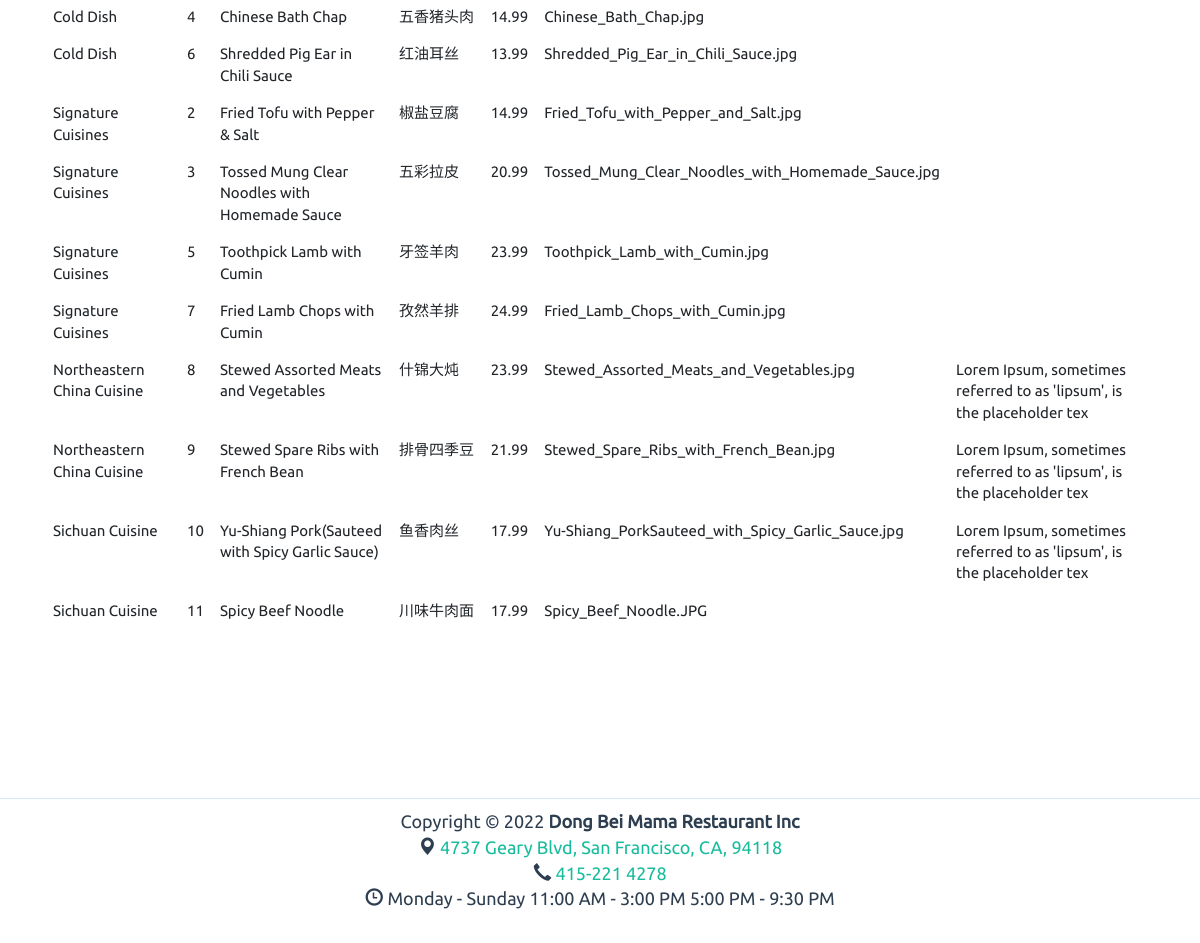
Page /manage-menu (lower part) on the earlier database version.
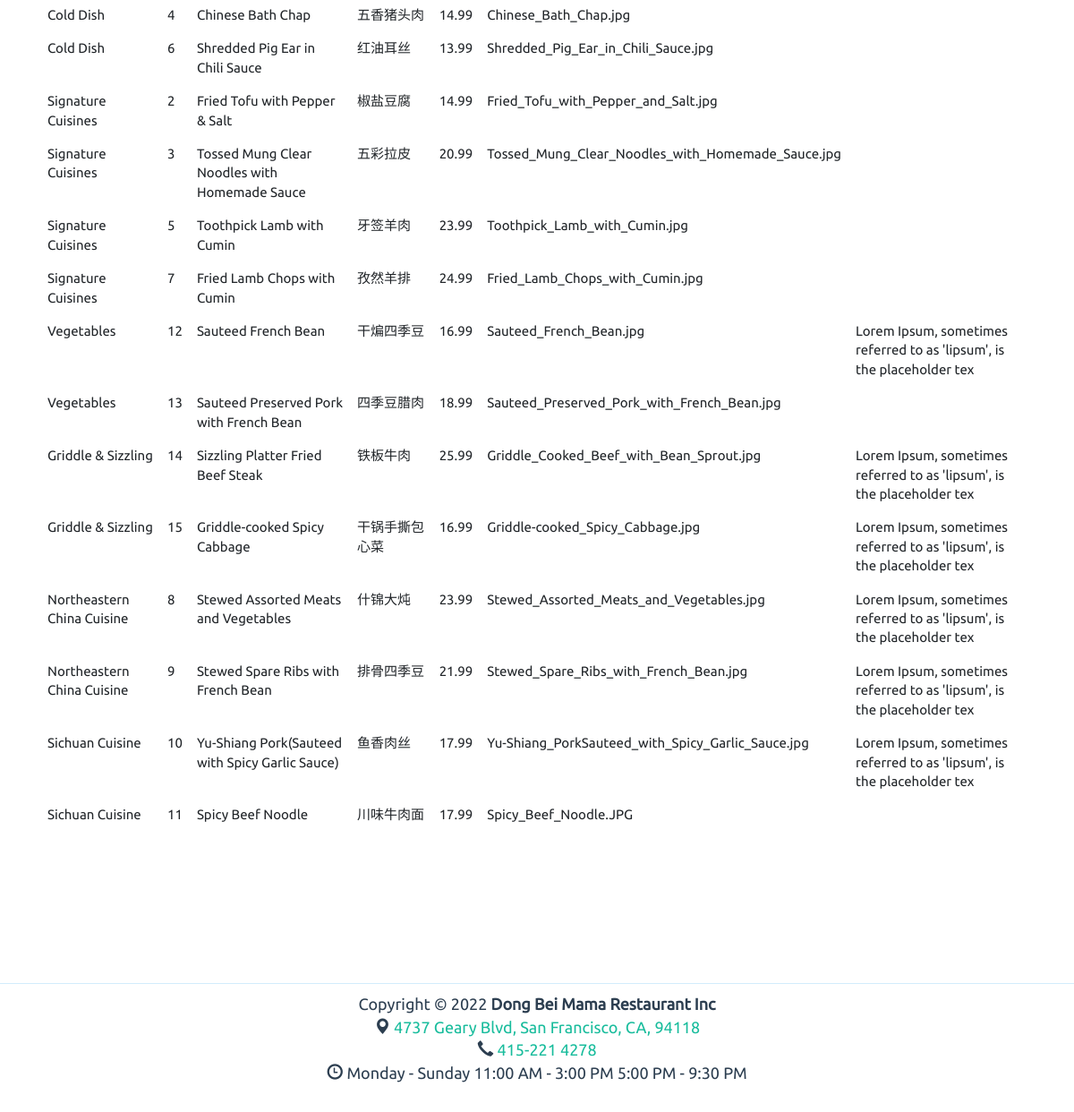
Same page on the later database version.
### website/models.py (models this page shows)
class MenuCategory(db.Model):
    __tablename__='menucategory'
    id = db.Column(db.Integer,primary_key = True)
    category = db.Column(db.String(150),unique=True)
    category_cn = db.Column(db.String(150),unique=True)

class Menu(db.Model):
    __tablename__ = "menu"
    id = db.Column(db.Integer,primary_key = True)
    item_name = db.Column(db.String(150),unique=True)
    item_name_cn = db.Column(db.String(150),unique=True)
    price = db.Column(db.Float)
    description = db.Column(db.String(150))
    image = db.Column(db.String(150))
    categoryID = db.Column(db.Integer, db.ForeignKey("menucategory.id"))

### website/admin.py (the view, shortened to what this page needs)
@admin.route('/manage-menu', methods=['POST','GET'])
def manage_menu():
    menucategory = MenuCategory.query.all()
    menuitems = Menu.query.all()
    return render_template('manage_menu.html', menucategory=menucategory,menuitems=menuitems)

### website/templates/manage_menu.html (shortened to what this page needs)
{% extends 'layout.html' %}
{% block body %}
<br/><br/>
<table class="table">
    {% if menuitems %}
    {% for i in menucategory %}
        {% for j in menuitems %}
            {% if i.id == j.categoryID %}
            <tr>
                <td>{{i.category}}</td>
                <td>{{j.id}}</td>
                <td>{{j.item_name}}</td>
                <td>{{j.item_name_cn}}</td>
                <td>{{j.price}}</td>
                <td>{{j.image}}</td>
                <td>{{j.description}}</td>
            </tr>
            {% endif %}
        {% endfor %}
    {% endfor %}
    {% else %}
        <tr>
            <td>Please add new record</td>thtd
        </tr>
    {% endif %}
</table>
{% endblock %}

Differences in the rows shown:
now on this page (row unchanged): MenuCategory: category "Vegetables"
added Menu: id "12", item_name "Sauteed French Bean", item_name_cn "干煸四季豆", price "16.99", image "Sauteed_French_Bean.jpg", description "Lorem Ipsum, sometimes referred to as 'lipsum', is the placeholder tex"
added Menu: id "13", item_name "Sauteed Preserved Pork with French Bean", item_name_cn "四季豆腊肉", price "18.99", image "Sauteed_Preserved_Pork_with_French_Bean.jpg"
now on this page (row unchanged): MenuCategory: category "Griddle & Sizzling"
added Menu: id "14", item_name "Sizzling Platter Fried Beef Steak", item_name_cn "铁板牛肉", price "25.99", image "Griddle_Cooked_Beef_with_Bean_Sprout.jpg", description "Lorem Ipsum, sometimes referred to as 'lipsum', is the placeholder tex"
added Menu: id "15", item_name "Griddle-cooked Spicy Cabbage", item_name_cn "干锅手撕包心菜", price "16.99", image "Griddle-cooked_Spicy_Cabbage.jpg", description "Lorem Ipsum, sometimes referred to as 'lipsum', is the placeholder tex"
